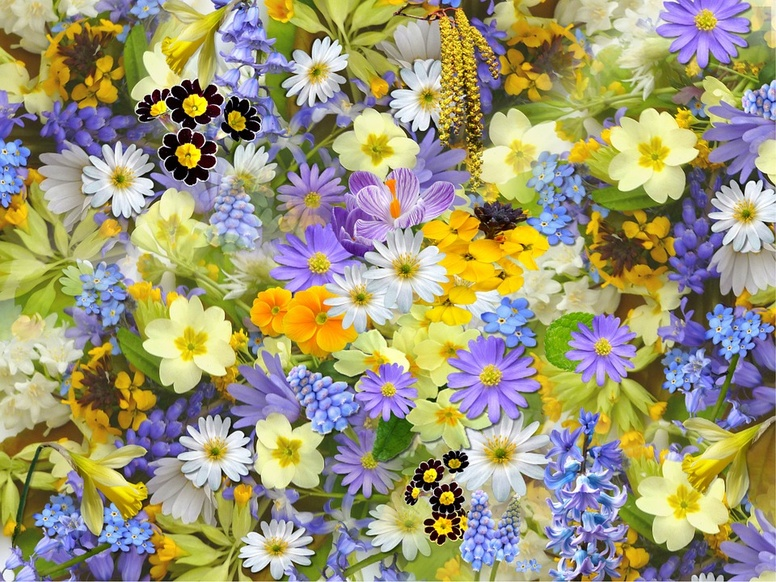
#> input picture Assignment_1/images/flower.jpg, 776 x 582 px, shrunk from 960 x 720 before the run
$ python Assignment_1_Grayscale.py
#> lines starting #> are read from the running program, lines starting #| are printed output that depends on the picture
import cv2
import numpy as np
import matplotlib.pyplot as plt

def display_image(image, gray_level):
    global image_name

    gray_image = cv2.cvtColor(image, cv2.COLOR_RGB2GRAY)

     # make it scaled to gray_level
    gray_image = np.floor(gray_image / (256 // gray_level)) * (256 // gray_level)

    cv2.imwrite(f"./images/quantized_images/{image_name}_gray_{gray_level}.jpg", gray_image)

    return gray_image

images_list = ["flower.jpg", "fractal.jpeg", "fruit.jpg"]
gray_levels = [8, 16, 64, 128, 256]

image_name = ""

# for image_name in images_list:
for image_path in images_list:

    image_name = image_path.split(".")[0]

    # plot configuration
    rows, columns = 1, len(gray_levels) + 1
    fig = plt.figure(figsize=(30, 4))
    fig.suptitle(f"Image: {image_path}", fontsize=15, y=1.05)

    # read image
    image = cv2.imread(f"images/{image_path}")
#> image is the input picture: shape (582, 776, 3); mean B, G, R 118.4, 152.3, 158.1
    image = cv2.cvtColor(image, cv2.COLOR_BGR2RGB) # convert to RGB

    # plot original image
    plt.subplot(rows, columns, 1)
    plt.imshow(image)
    plt.axis('off')
    plt.title(f"Original Image")

    for i in range(len(gray_levels)):
        gray_level = gray_levels[i]
        grayscale_img = display_image(image, gray_level)

        # plot quantized image
        plt.subplot(rows, columns, i + 2)
        plt.imshow(grayscale_img, cmap='gray')
        plt.axis('off')
        plt.title(f"Gray Level: {gray_level}")
#> this loop made 5 passes
#> pass 1, in display_image, `gray_image = cv2.cvtColor(image, cv2.COLOR_RGB2GRAY)`:
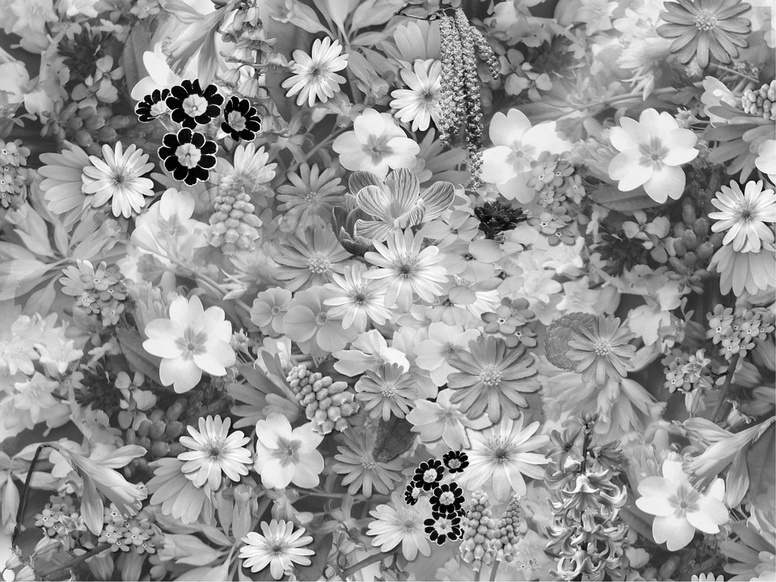
#> gray_image: shape (582, 776); min 0, max 255, mean 150.1
#> pass 1, in display_image, `gray_image = np.floor(gray_image / (256 // gray_level)) * (256 // gray..`:
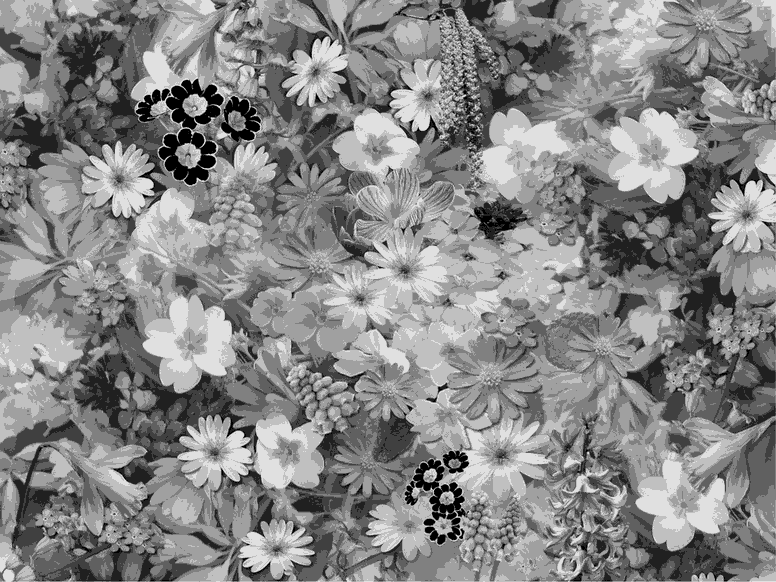
#> gray_image: shape (582, 776) float64; min 0, max 224, mean 134.8

    plt.savefig(f"images/quantized_images/{image_path}")
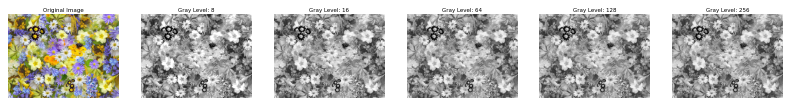
#> figure drawn by matplotlib, 6 panels
    plt.show()
#> pass 2 of the loop `for image_path in images_list:`:
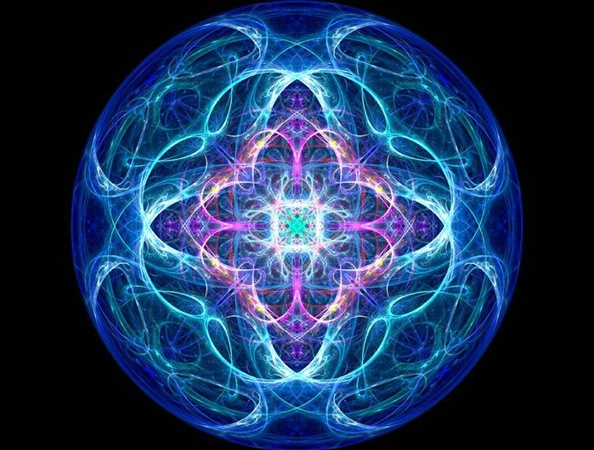
#> input picture Assignment_1/images/fractal.jpeg, 594 x 450 px, shrunk from 735 x 557 before the run
#> image is the input picture: shape (450, 594, 3); mean B, G, R 89.3, 52.8, 28.9
#> the loop `for i in range(len(gray_levels)):` made 5 passes
#> pass 1, in display_image (call 6), `gray_image = np.floor(gray_image / (256 // gray_level)) * (256 // gray..`:
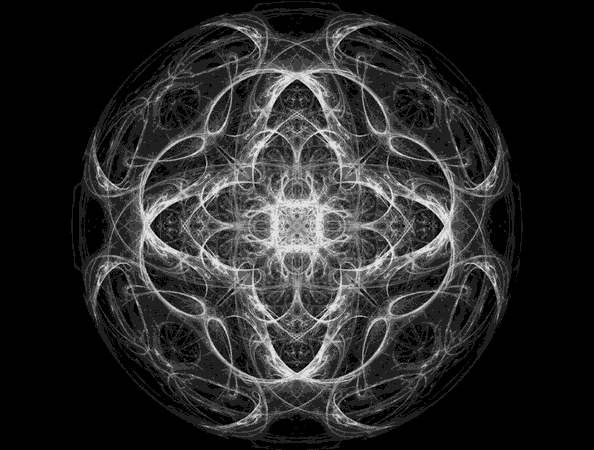
#> gray_image: shape (450, 594) float64; min 0, max 224, mean 40
#> `plt.savefig(f"images/quantized_images/{image_path}")`:
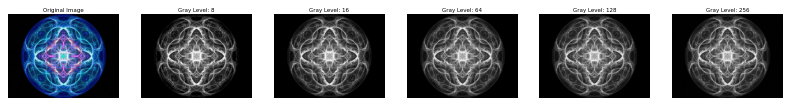
#> figure drawn by matplotlib, 6 panels
#> pass 3 of the loop `for image_path in images_list:`:
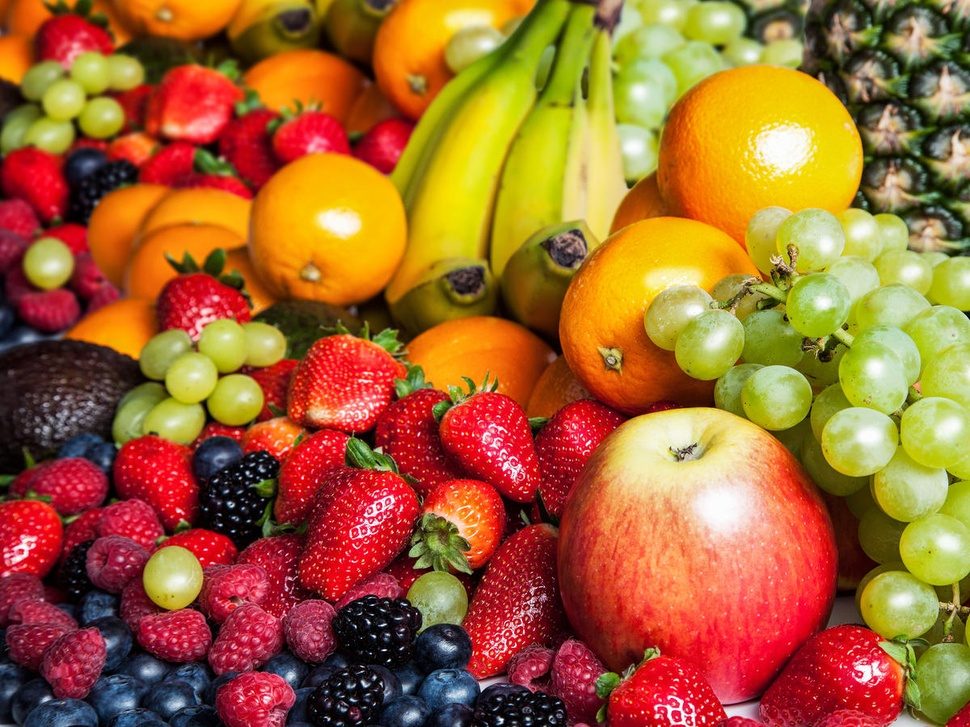
#> input picture Assignment_1/images/fruit.jpg, 970 x 727 px, shrunk from 1200 x 900 before the run
#> image is the input picture: shape (727, 970, 3); mean B, G, R 49, 101.4, 162.6
#> the loop `for i in range(len(gray_levels)):` made 5 passes
#> pass 1, in display_image (call 11), `gray_image = np.floor(gray_image / (256 // gray_level)) * (256 // gray..`:
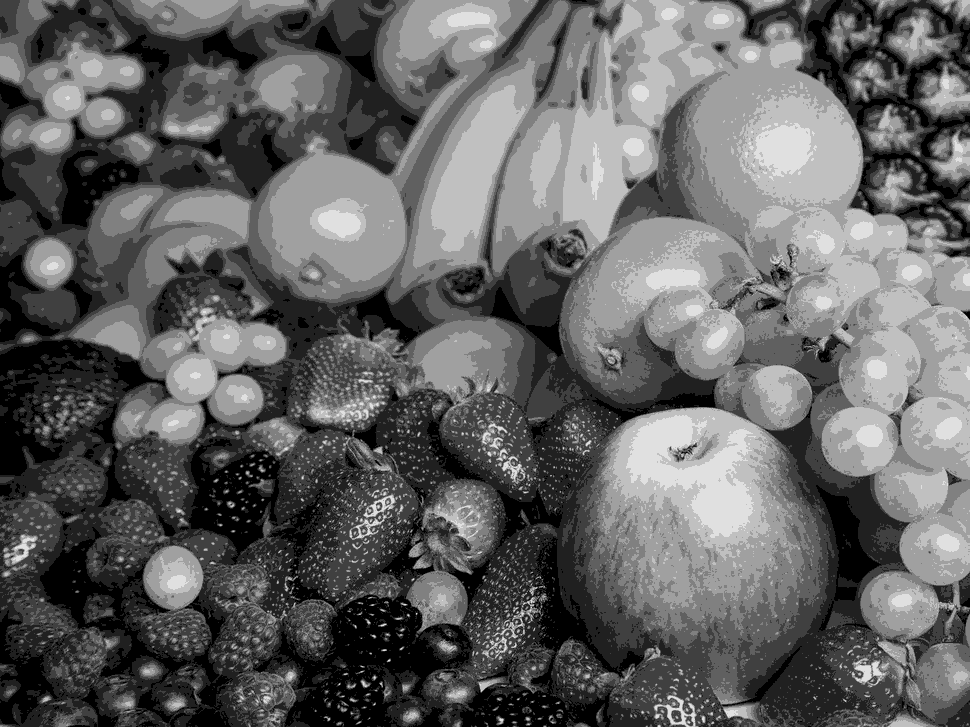
#> gray_image: shape (727, 970) float64; min 0, max 224, mean 98.3
#> `plt.savefig(f"images/quantized_images/{image_path}")`:
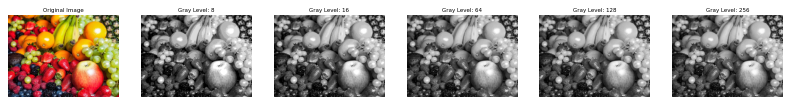
#> figure drawn by matplotlib, 6 panels
